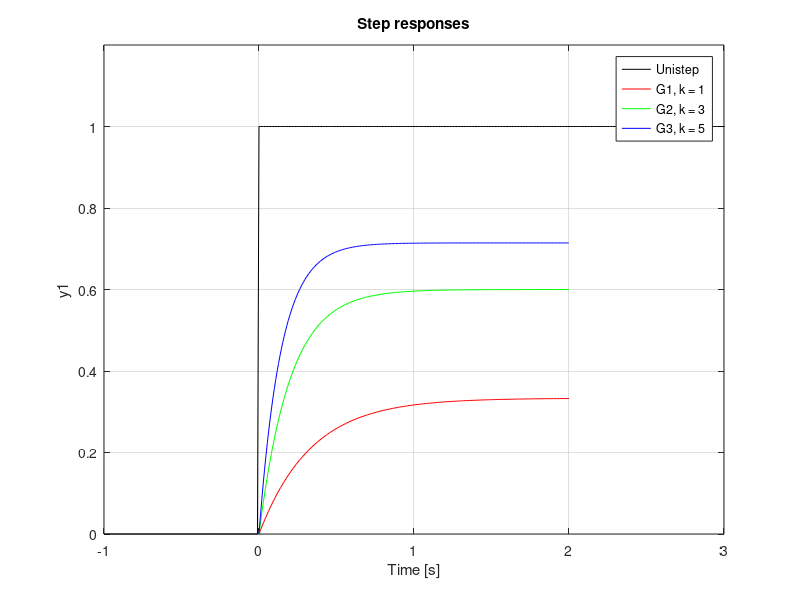
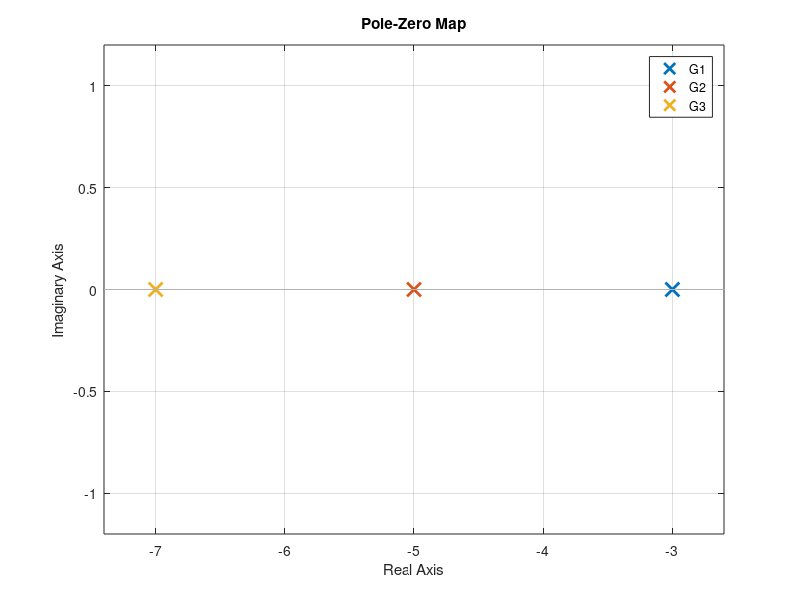
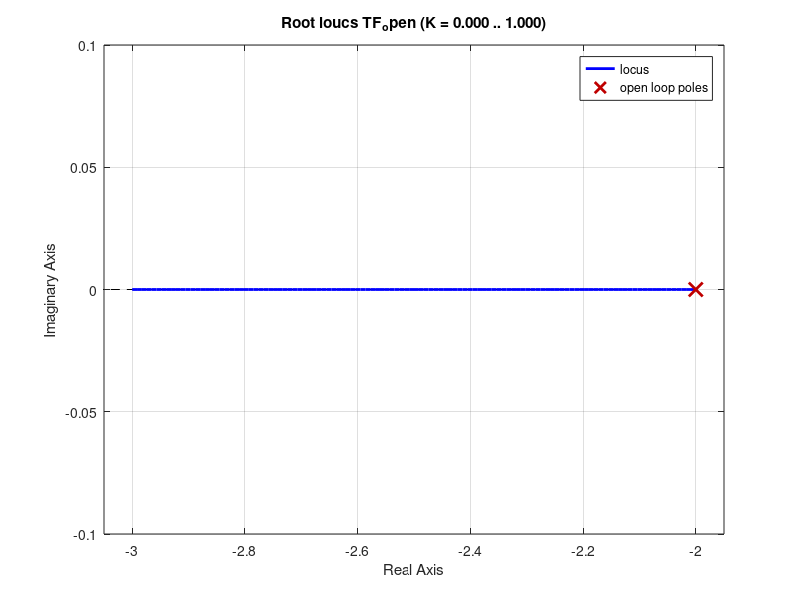

Write MATLAB code to recreate these figures, in order.
% Control Theory
% 15/05/2020
% Nico Antonelli

% --- Roots: Geometric Locus, One Pole ---


% TF_open   = k/(s+2)
% TF_closed = k/(s+2+k)

% Characteristic ecuation
% s + 2 + k = 0, test with k = [1, 3, 5]

% G1 Definition
k = 1;
num = [k];
den = [1, 2+k];
G1 = tf(num, den);

% G2 Definition
k = 3;
num = [k];
den = [1, 2+k];
G2 = tf(num, den);

% G3 Definition
k = 5;
num = [k];
den = [1, 2+k];
G3 = tf(num, den);

hold on;
t = -1:0.01:25;
unistep = t>=0;
plot(t, unistep, '-k');
step(G1, '-r', G2, '-g', G3, '-b');

xlim([-1, 3]);
ylim([0, 1.2]);
title('Step responses');
legend('Unistep', 'G1, k = 1', 'G2, k = 3', 'G3, k = 5')
hold off;

figure(2);
pzmap(G1, G2, G3);
legend('G1', 'G2', 'G3')

% Roots: Geometric Locus
% Parameter: TF_open with k = 1
figure(3);
num = [1];
den = [1, 2];
TF_open = tf(num, den);
rlocus(TF_open);
